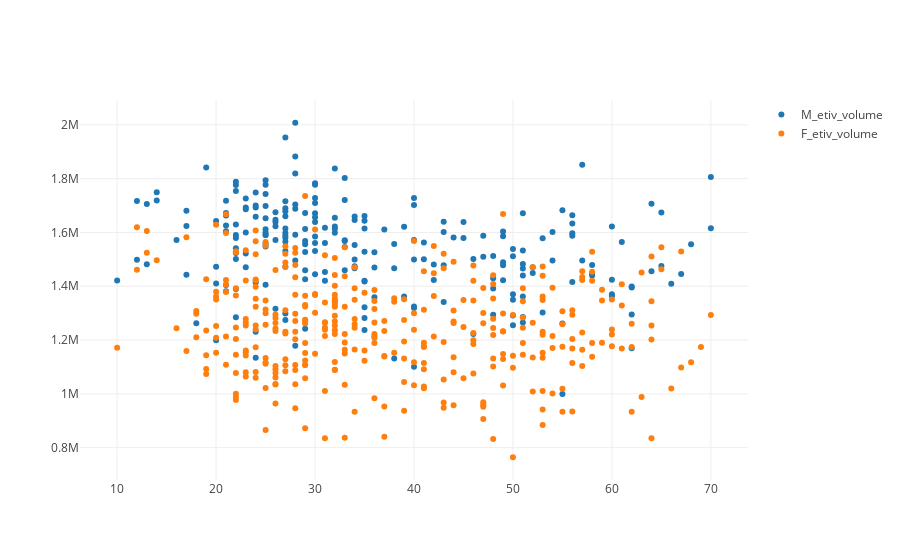

The notebook cell saved with this chart:
### Code cell
cols_ff = cols_f[:1]
cols_ff = ['etiv_volume']
data=[]
for col in cols_ff:
    trace1 = go.Scatter(
        x = df_m['idade'],
        y = df_m[col],
        mode = 'markers',
        name = 'M_{}'.format(col)
    )
    trace2 = go.Scatter(
        x = df_f['idade'],
        y = df_f[col],
        mode = 'markers',
        name = 'F_{}'.format(col)
    )

    data.append(trace1)
    data.append(trace2)

iplot(data, filename='scatter-mode')

### Figure 1 — Plotly figure (JSON) as saved in the notebook; plotly's stock layout.template omitted (floating-point values rounded to 4 significant figures; data arrays with more than 128 entries replaced by an {"elided": "..."} marker saying what was removed)
{"data": [{"mode": "markers", "name": "M_etiv_volume", "type": "scatter", "uid": "feb386c9-a4b8-4965-9287-36d6ff2f86b8", "x": {"elided": "228 int values"}, "y": {"elided": "228 float values"}}, {"mode": "markers", "name": "F_etiv_volume", "type": "scatter", "uid": "e5c9e711-c421-484b-b179-1a91f4be3e9c", "x": {"elided": "345 int values"}, "y": {"elided": "345 float values"}}], "layout": {"autosize": true, "xaxis": {"autorange": true, "range": [6.4, 73.6], "type": "linear"}, "yaxis": {"autorange": true, "range": [674000.0, 2098000.0], "type": "linear"}}}
